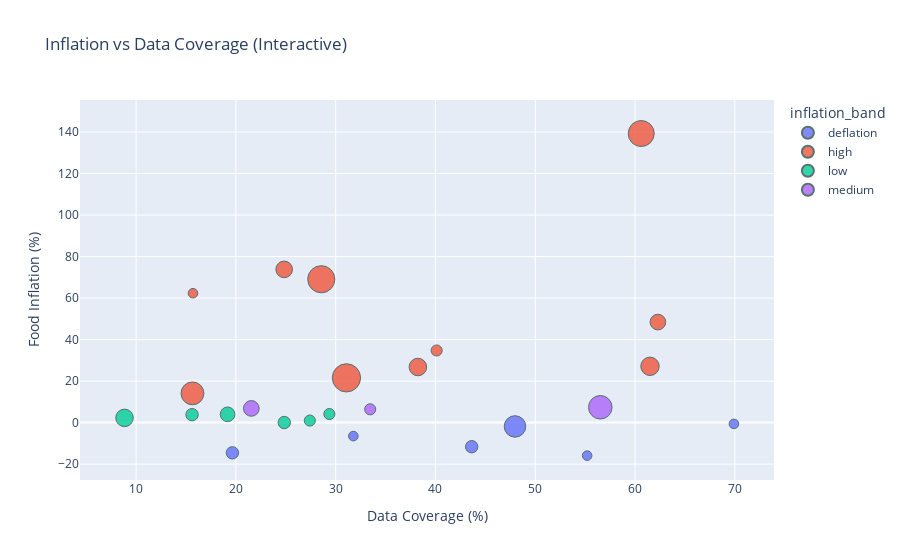

Notebook code cell kept with this figure:
### Markdown cell above
### Inflation Vs Data Coverage

Before visualising, it is important to understand why **data coverage** matters.

- **Definition:**  
  Data coverage represents how much of a country’s food basket or food market is captured in this dataset.  
  - High coverage (e.g., ~70%) = a broad, representative picture.  
  - Low coverage (e.g., ~10%) = only a small subset of foods is being tracked.  

- **Why it matters:**  
  - Countries with **low coverage** might show extreme inflation or deflation values simply because a few items dominate the measurement.  
  - Countries with **high coverage** give a more reliable and representative measure of food price inflation.  

- **Our goal:**  
  By comparing **Inflation vs Data Coverage**, we want to check if extreme inflation cases (e.g., Lebanon, South Sudan) are genuine economic crises, or if they could partly be explained by limited data coverage.  

In other words, this analysis helps us separate **real inflation pressures** from possible **data artefacts**.

### Code cell
# Create a scatter plot for data coverage vs inflation

fig = px.scatter(
    df,
    x="data_coverage_food",
    y="inflation",
    hover_name="country",   # shows country name on hover
    color="inflation_band", # color points by inflation band
    size="number_of_food_items", # optional: bubble size by number of tracked items
    title="Inflation vs Data Coverage (Interactive)",
    labels={
        "data_coverage_food": "Data Coverage (%)",
        "inflation": "Food Inflation (%)"
    }
)

fig.update_traces(marker=dict(opacity=0.8, line=dict(width=1, color="DarkSlateGrey")))
fig.show()

### Figure 1 — Plotly figure (JSON) as saved in the notebook; plotly's stock layout.template omitted (floating-point values rounded to 4 significant figures)
{"data": [{"hovertemplate": "<b>%{hovertext}</b><br><br>inflation_band=deflation<br>Data Coverage (%)=%{x}<br>Food Inflation (%)=%{y}<br>number_of_food_items=%{marker.size}<extra></extra>", "hovertext": ["Afghanistan", "Burkina Faso", "Mali", "Niger", "Somalia", "Yemen, Rep."], "legendgroup": "deflation", "marker": {"color": "#636efa", "line": {"color": "DarkSlateGrey", "width": 1}, "opacity": 0.8, "size": [3, 3, 5, 3, 5, 15], "sizemode": "area", "sizeref": 0.065, "symbol": "circle"}, "mode": "markers", "name": "deflation", "orientation": "v", "showlegend": true, "type": "scatter", "x": [31.77, 55.2, 43.63, 69.91, 19.65, 47.97], "xaxis": "x", "y": [-6.5, -15.91, -11.62, -0.61, -14.56, -1.85], "yaxis": "y"}, {"hovertemplate": "<b>%{hovertext}</b><br><br>inflation_band=high<br>Data Coverage (%)=%{x}<br>Food Inflation (%)=%{y}<br>number_of_food_items=%{marker.size}<extra></extra>", "hovertext": ["Burundi", "Congo, Dem. Rep.", "Gambia, The", "Haiti", "Lao Pdr", "Lebanon", "Myanmar", "South Sudan", "Sudan", "Syrian Arab Republic"], "legendgroup": "high", "marker": {"color": "#EF553B", "line": {"color": "DarkSlateGrey", "width": 1}, "opacity": 0.8, "size": [10, 17, 26, 8, 11, 22, 3, 9, 4, 24], "sizemode": "area", "sizeref": 0.065, "symbol": "circle"}, "mode": "markers", "name": "high", "orientation": "v", "showlegend": true, "type": "scatter", "x": [38.24, 15.65, 31.08, 62.29, 61.5, 60.62, 15.7, 24.84, 40.12, 28.56], "xaxis": "x", "y": [26.79, 14.09, 21.56, 48.44, 27.13, 139.3, 62.34, 73.82, 34.75, 69.08], "yaxis": "y"}, {"hovertemplate": "<b>%{hovertext}</b><br><br>inflation_band=low<br>Data Coverage (%)=%{x}<br>Food Inflation (%)=%{y}<br>number_of_food_items=%{marker.size}<extra></extra>", "hovertext": ["Cameroon", "Central African Republic", "Chad", "Congo, Rep.", "Guinea-Bissau", "Mozambique"], "legendgroup": "low", "marker": {"color": "#00cc96", "line": {"color": "DarkSlateGrey", "width": 1}, "opacity": 0.8, "size": [10, 5, 4, 4, 5, 7], "sizemode": "area", "sizeref": 0.065, "symbol": "circle"}, "mode": "markers", "name": "low", "orientation": "v", "showlegend": true, "type": "scatter", "x": [8.84, 24.85, 27.41, 29.37, 15.61, 19.17], "xaxis": "x", "y": [2.28, 0.04, 0.99, 4.14, 3.81, 3.99], "yaxis": "y"}, {"hovertemplate": "<b>%{hovertext}</b><br><br>inflation_band=medium<br>Data Coverage (%)=%{x}<br>Food Inflation (%)=%{y}<br>number_of_food_items=%{marker.size}<extra></extra>", "hovertext": ["Iraq", "Liberia", "Nigeria"], "legendgroup": "medium", "marker": {"color": "#ab63fa", "line": {"color": "DarkSlateGrey", "width": 1}, "opacity": 0.8, "size": [18, 4, 8], "sizemode": "area", "sizeref": 0.065, "symbol": "circle"}, "mode": "markers", "name": "medium", "orientation": "v", "showlegend": true, "type": "scatter", "x": [56.52, 33.46, 21.55], "xaxis": "x", "y": [7.38, 6.41, 6.83], "yaxis": "y"}], "layout": {"legend": {"itemsizing": "constant", "title": {"text": "inflation_band"}, "tracegroupgap": 0}, "title": {"text": "Inflation vs Data Coverage (Interactive)"}, "xaxis": {"anchor": "y", "domain": [0, 1], "title": {"text": "Data Coverage (%)"}}, "yaxis": {"anchor": "x", "domain": [0, 1], "title": {"text": "Food Inflation (%)"}}}}
